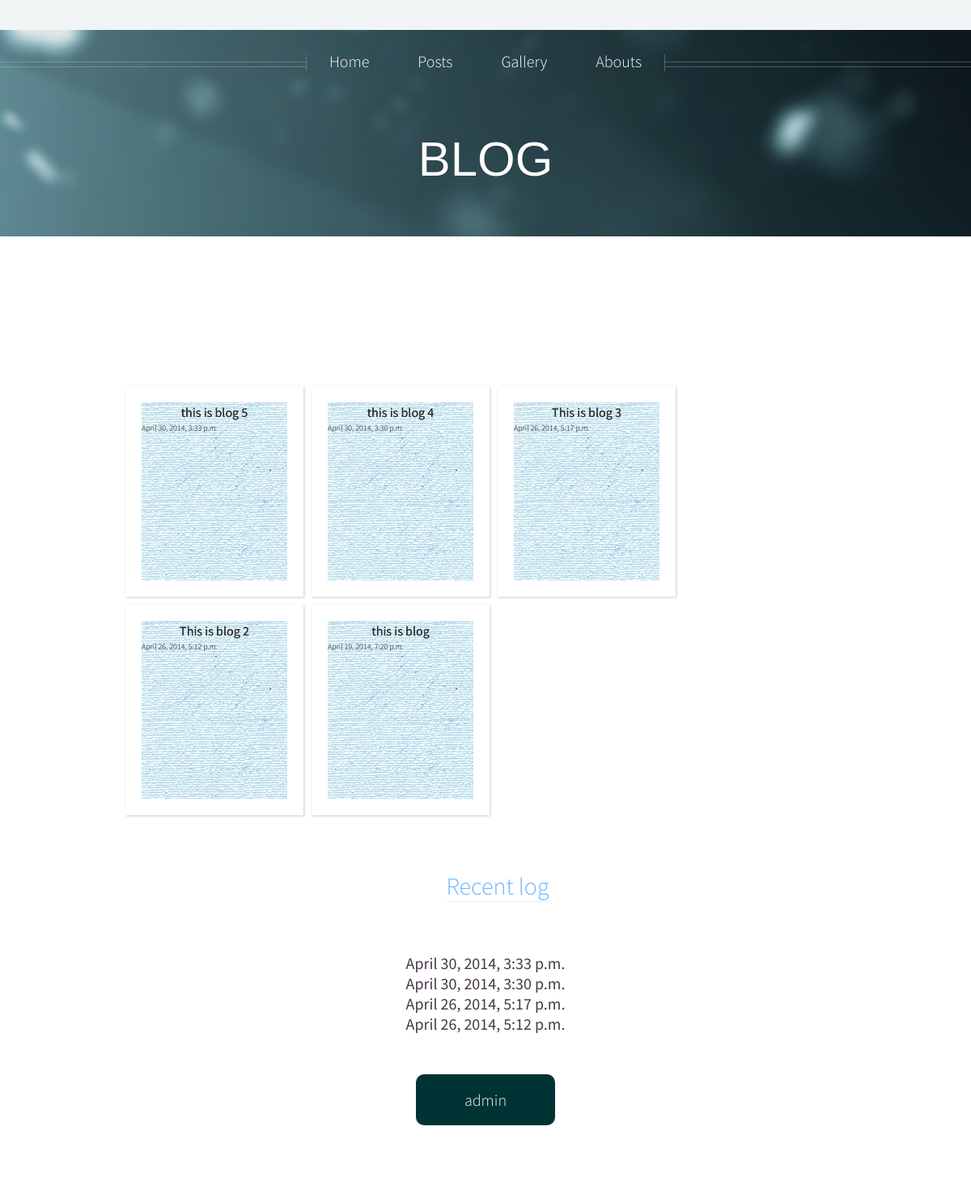
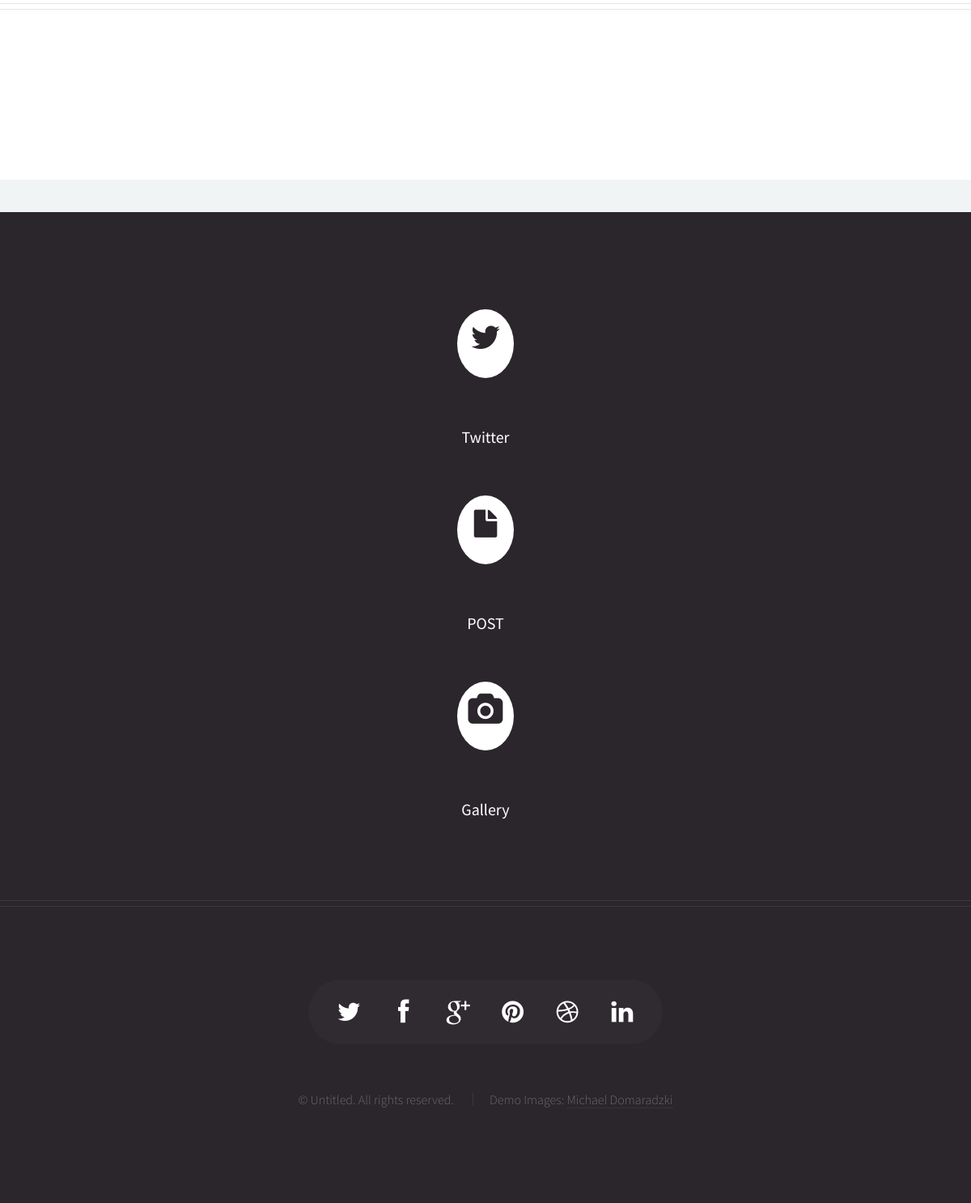
Screenshot of /blog/ with the database file from the repository (2 pictures, top to bottom).
### blog/models.py (models this page shows)
class BlogPost(models.Model):
    title = models.CharField(max_length=150)
    body = models.TextField()
    timestamp= models.DateTimeField()
    class Meta:
        ordering = ('-timestamp',)

### blog/views.py (the view)
def base(request):
    posts= BlogPost.objects.all()
    limits=BlogPost.objects.all()[0:4]
    return render_to_response('base.html',{'posts':posts,'limits':limits})

### blog/templates/base.html (shortened to what this page needs)
{% extends "post.html" %}
{% block head %}
<h1><a href="#" id="logo">Blog</a></h1>
{% endblock %}
{% block content %}
<section class="ib-container" id="ib-container">
{% for post in posts %}
<article>
					<header>
						<h3><a target="_blank" href="/blog/{{ post.title }}">{{ post.title }}</a></h3>
						<p>{{ post.timestamp }}</p>
					</header>
</article>
{% endfor %}
</section>
        </div>
{% endblock %}
{% block article %}
{% for limit in limits %}
<h3>{{ limit.timestamp }}</h3>
{% endfor %}
{% endblock %}

### blog/templates/post.html (shortened to what this page needs)
﻿{% load static %}
<!DOCTYPE HTML>
<html>
	<head>
		       <link rel="stylesheet" type="text/css" href="{% static  'css/demo.css' %}" />
       		       <link rel="stylesheet" type="text/css" href="{% static 'css/style-1.css' %}" />
       		       <link rel="stylesheet" type="text/css" href="{% static 'css/style_gallery.css' %}" />
		       <link rel="stylesheet" href="{% static 'css/style.css' %}"/>
	</head>
	<body class="right-sidebar">
			<div id="header">
					<div class="inner">
						<header>
							{% block head %}
							{% endblock %}
						</header>
					</div>
					<nav id="nav">
						<ul>
							<li><a href="/">Home</a></li>
							<li>
								<a href="/blog/">Posts</a>
							</li>
							<li><a href="/blog/gallery/">Gallery</a></li>
							<li><a href="/about/">Abouts</a></li>
						</ul>
					</nav>
			</div>
			<div class="wrapper style1">
				<div class="container">
					<div class="row">
						<div class="8u skel-cell-mainContent" id="content">
							<article id="main">
				{% block content %}
				{% endblock %}
						<div class="4u" id="sidebar">
							<section>
								<header>
								   <span class ="byline" ><a href="/blog/" >Recent log</a></span>
								</header>
								<div class="row half no-collapse">
									{% block article %}
									{% endblock %}
								<footer>
									<a href="/admin/" class="button">admin</a>
								</footer>
							</section>
						</div>
					</div>
					<hr />
				</div>
			</div>
			<div id="footer">
				<div class="container">
					<div class="row">
							<section class="4u">
								<header>
									<h2 class="icon icon-twitter circled"><span>Tweets</span></h2>
								</header>
								<ul class="divided">
									<li>
										<article class="post stub">
											<h3><a href="#">Twitter</a></h3>
										</article>
									</li>
								</ul>
							</section>
							<section class="4u">
								<header>
									<h2 class="icon icon-file circled"><span>Posts</span></h2>
								</header>
								<ul class="divided">
									<li>
										<article class="post stub">
											<header>
												<h3><a href="/blog/">POST</a></h3>
											</header>
										</article>
									</li>
								</ul>
							</section>
							<section class="4u">
								<header>
									<h2 class="icon icon-camera circled"><span>Photos</span></h2>
								</header>
							<ul class="divided">
									<li>
										<article class="post stub">
											<header>
												<h3><a href="/blog/gallery">Gallery</a></h3>
											</header>
										</article>
									</li>
								</ul>
							</section>
					</div>
					<hr />
					<div class="row">
						<div class="12u">
								<section class="contact">
									<ul class="icons">
										<li><a href="#" class="icon icon-twitter"><span>Twitter</span></a></li>
										<li><a href="#" class="icon icon-facebook"><span>Facebook</span></a></li>
										<li><a href="#" class="icon icon-google-plus"><span>Google+</span></a></li>
										<li><a href="#" class="icon icon-pinterest"><span>Pinterest</span></a></li>
										<li><a href="#" class="icon icon-dribbble"><span>Dribbble</span></a></li>
										<li><a href="#" class="icon icon-linkedin"><span>Linkedin</span></a></li>
									</ul>
								</section>
								<div class="copyright">
									<ul class="menu">
										<li>&copy; Untitled. All rights reserved.</li>
										<li>Demo Images: <a href="http://mdomaradzki.deviantart.com/">Michael Domaradzki</a></li>
									</ul>
								</div>
						</div>
					</div>
				</div>
			</div>
	</body>
</html>

### blog/templates/static/css/demo.css (style rules this page uses)
body,div,dl,dt,dd,ul,ol,li,h1,h2,h3,h4,h5,h6,pre,form,fieldset,input,textarea,p,blockquote,th,td { margin:0; padding:0; }
html,body { margin:0; padding:0; }
ol,ul { list-style:none; }
h1,h2,h3,h4,h5,h6 { font-size:100%; font-weight:normal; }
body { font-family: Constantia, Palatino, "Palatino Linotype", "Palatino LT STD", Georgia, serif; font-weight: 400; font-size: 15px; color: #333; }
a { color: #333; text-decoration: none; }
.container { width: 100%; position: relative; text-align: center; }
h1 { font-family: 'BebasNeueRegular', 'Arial Narrow', Arial, sans-serif; text-transform: uppercase; font-size: 50px; line-height: 50px; position: relative; font-weight: 400; color: #111; text-shadow: 0px 0px 1px rgba(0,0,0,0.7); padding: 0px 0px 5px 0px; margin: 0px 20px; text-align: center; }
h2 { font-size: 16px; font-style: italic; padding: 0px 0px 15px 0px; }

### blog/templates/static/css/style-1.css (style rules this page uses)
.ib-container { position: relative; width: 900px; margin: 20px auto 0px auto; display: block; }
.ib-container:before, .ib-container:after { content:""; display:table; }
.ib-container:after { clear:both; }
.ib-container article { display: block; width: 180px; height: 220px; background: url(../images/noisy_blue.jpg) repeat; cursor: pointer; float: left; border: 10px solid #fff; text-align: center; text-transform: none; margin: 15px; z-index: 1; -webkit-backface-visibility: hidden; box-shadow: 0px 0px 0px 10px rgba(255,255,255,1), 1px 1px 3px 10px rgba(0,0,0,0.2); -webkit-transition: opacity 0.4s linear, -webkit-transform 0.4s ease-in-out, box-shadow 0.4s ease-in-out; -moz-transition: opacity 0.4s linear, -moz-transform 0.4s ease-in-out, box-shadow 0.4s ease-in-out; -o-transition: opacity 0.4s linear, -o-transform 0.4s ease-in-out, box-shadow 0.4s ease-in-out; -ms-transition: opacity 0.4s linear, -ms-transform 0.4s ease-in-out, box-shadow 0.4s ease-in-out; transition: opacity 0.4s linear, transform 0.4s ease-in-out, box-shadow 0.4s ease-in-out; }
.ib-container h3 a { font-size: 16px; font-weight: 400; color: #000; color: rgba(0, 0, 0, 1); text-shadow: 0px 0px 0px rgba(0, 0, 0, 1); opacity: 0.8; }
.ib-container article p { font-size: 10px; line-height: 13px; color: #333; color: rgba(51, 51, 51, 1); text-shadow: 0px 0px 0px rgba(51, 51, 51, 1); opacity: 0.8; }
.ib-container h3 a, .ib-container article header span, .ib-container article p { -webkit-transition: opacity 0.2s linear, text-shadow 0.5s ease-in-out, color 0.5s ease-in-out; -moz-transition: opacity 0.2s linear, text-shadow 0.5s ease-in-out, color 0.5s ease-in-out; -o-transition: opacity 0.2s linear, text-shadow 0.5s ease-in-out, color 0.5s ease-in-out; -ms-transition: opacity 0.2s linear, text-shadow 0.5s ease-in-out, color 0.5s ease-in-out; transition: opacity 0.2s linear, text-shadow 0.5s ease-in-out, color 0.5s ease-in-out; }

### rows the page displays
BlogPost: title "this is blog 5", timestamp "April 30, 2014, 3:33 p.m."
BlogPost: title "this is blog 4", timestamp "April 30, 2014, 3:30 p.m."
BlogPost: title "This is blog 3", timestamp "April 26, 2014, 5:17 p.m."
BlogPost: title "This is blog 2", timestamp "April 26, 2014, 5:12 p.m."
BlogPost: title "this is blog", timestamp "April 19, 2014, 7:20 p.m."
